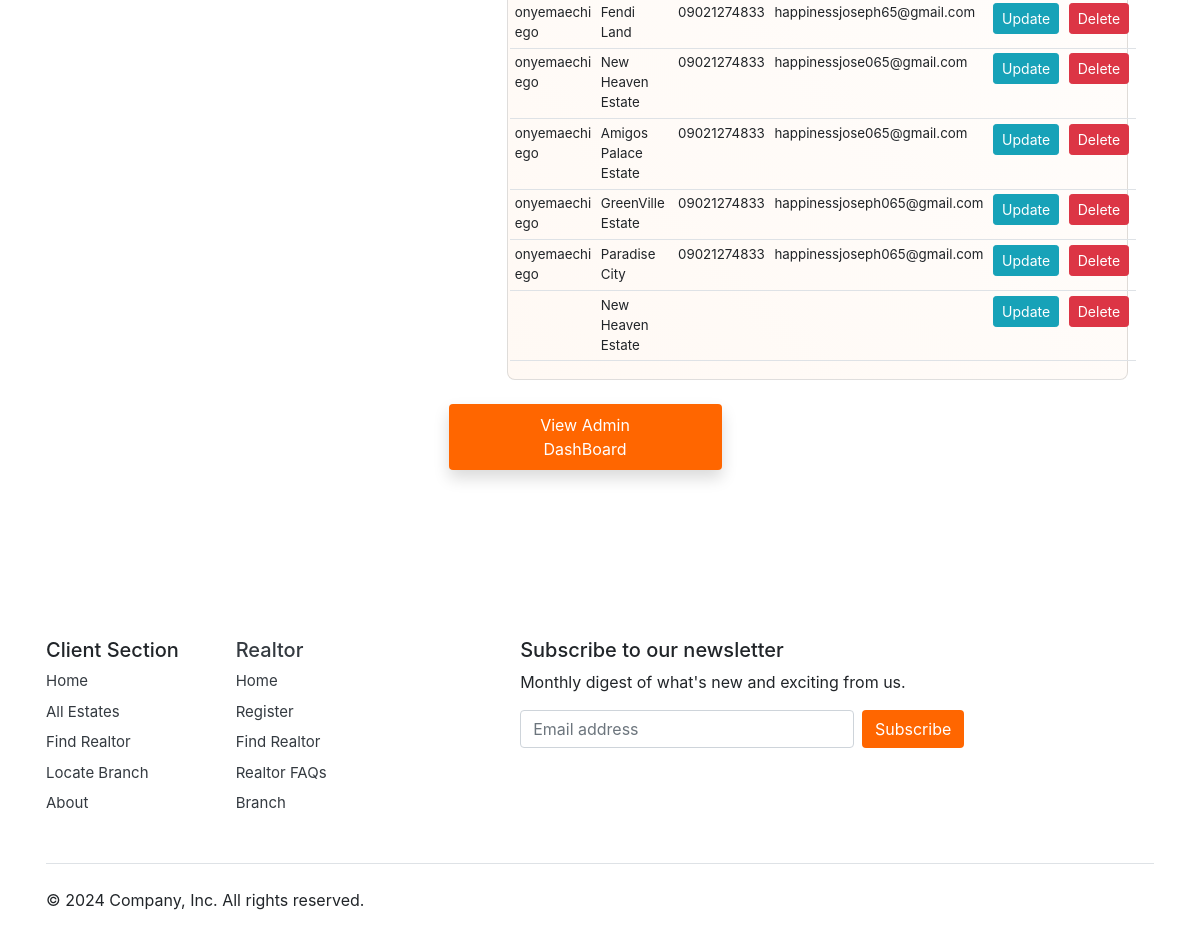
Page /dashboard/ (lower part) on the earlier database version.
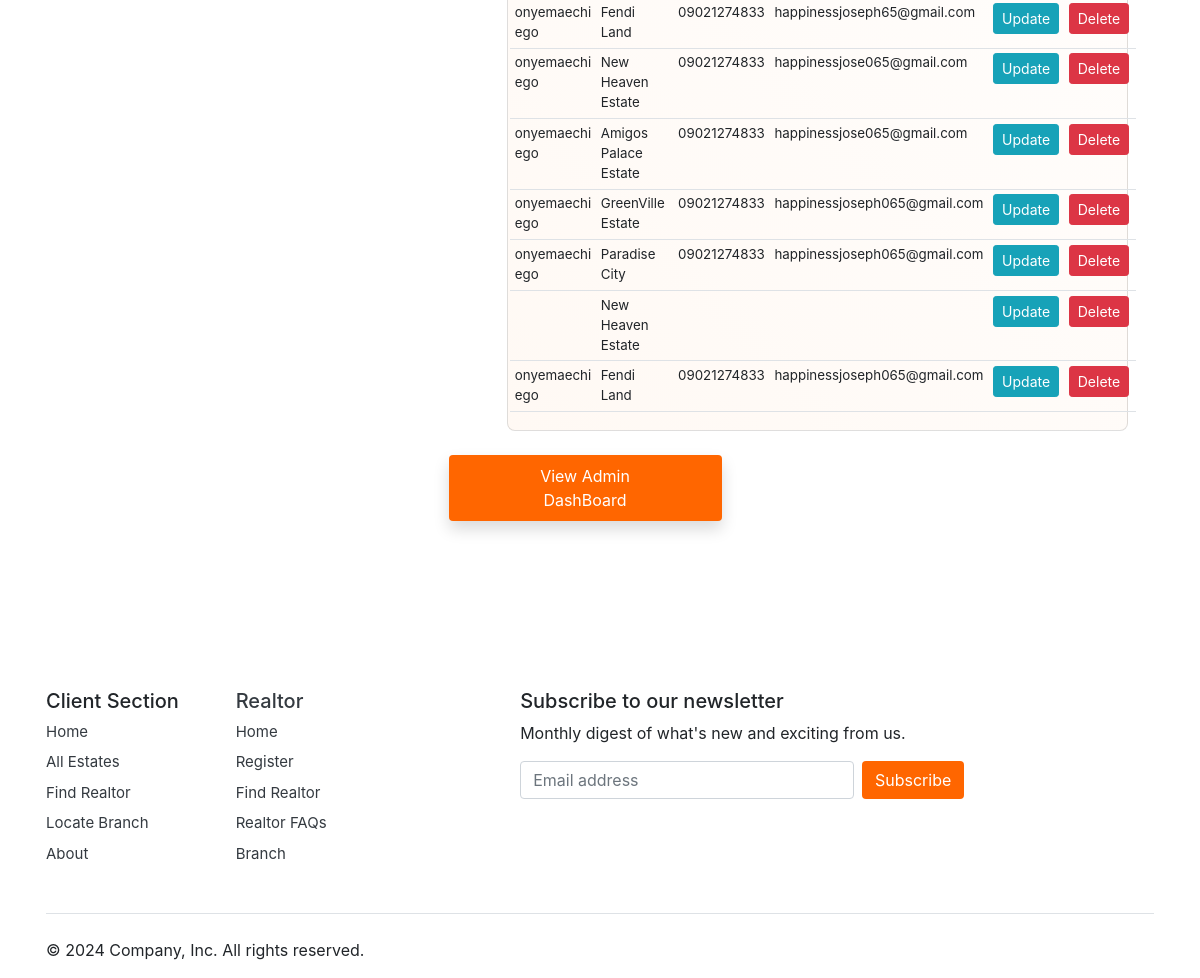
Same page on the later database version.
### estate/models.py (models this page shows)
class Purchase(models.Model):
    name = models.CharField(max_length = 400)
    email = models.CharField(max_length = 400)
    contact = models.CharField(max_length = 400)
    address = models.TextField()
    paid = models.BooleanField(default=False)
    state = models.CharField(max_length = 400)
    estate = models.ForeignKey(Estate, on_delete=models.CASCADE)
    estate_name = models.CharField(max_length = 400, null=True)

### estate/views.py (the view)
# urls.py: path('dashboard/', views.dashboard),
def dashboard(request):
    estate = Estate.objects.all()
    realtors = Realtor.objects.all()
    branch = Branch.objects.all()
    purchase = Purchase.objects.all()
    return render(request, "dashboard.html", locals())

### estate/templates/dashboard.html (shortened to what this page needs)
{% extends 'base.html' %}
{% load static %}
{% block body %}
<div class="container ">
    <h2>DASHBOARD</h2><hr><br>
    <div class="row">
    <div class="row">
        <div class="col-md-5">
        </div>
        <div class="col-md-7">
            <div class="card cardbody">
                <table class="table table-sm">
                    {% for i in purchase %}
                    <tr >
                        <td class="shrink fluid">{{i.name}}</td>
                        <td style="font-size: smaller;">{{i.estate_name}}</td>
                        <td>{{i.contact}}</td>
                        <td>{{i.email}}</td>
                        <td><a class="btn btn-sm btn-info" href="#">Update</a></td>
                        <td><a class="btn btn-sm btn-danger" href="#">Delete</a></td>
                    </tr>
                    {% endfor %}
                </table>
            </div>
        </div>
      <div class="text-center py-4">
                <a href="{% url 'admin:index' %}" class=" col-sm-3 btn btn-oranger shadow px-5 py-2 ns-4"> View Admin DashBoard </a>
            </div>
    </div>
    </div>
</div>
{% endblock body %}

Differences in the rows shown:
added Purchase: name "onyemaechi ego", estate_name "Fendi Land", contact "09021274833", email "happinessjoseph065@gmail.com"
